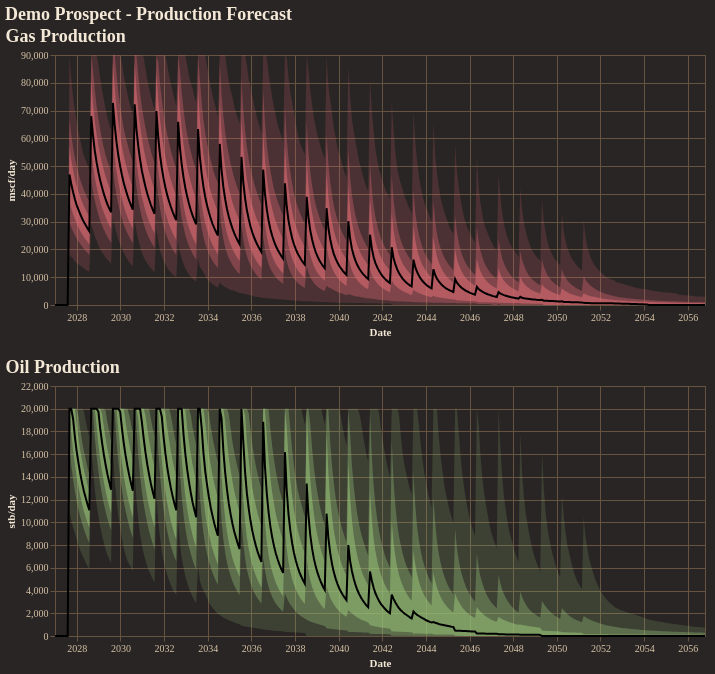

The notebook cell saved with this chart:
### Code cell
fig = reporter.plotter.combined_production_plot(
    figsize=(650, 250),
    backend=PLOTTING_BACKEND
)
fig.show()

### Figure 1 — Vega-Lite specification as saved in the notebook (floating-point values rounded to 4 significant figures; data arrays with more than 128 entries replaced by an {"elided": "..."} marker saying what was removed)
{"config": {"background": "#292524", "view": {"fill": "#292524", "stroke": "#665340"}, "title": {"color": "#f4e9d7", "font": "Merriweather", "fontSize": 18, "fontWeight": 600, "subtitleColor": "#d5c2a6", "anchor": "start"}, "axis": {"domainColor": "#665340", "gridColor": "#665340", "tickColor": "#665340", "labelColor": "#d5c2a6", "titleColor": "#f4e9d7", "labelFont": "Merriweather", "titleFont": "Merriweather"}, "legend": {"titleColor": "#f4e9d7", "labelColor": "#d5c2a6", "labelFont": "Merriweather", "titleFont": "Merriweather", "orient": "top-right", "symbolType": "circle"}, "header": {"labelColor": "#d5c2a6", "titleColor": "#f4e9d7", "labelFont": "Merriweather", "titleFont": "Merriweather"}, "mark": {"color": "#c78d3b"}, "line": {"color": "#c78d3b"}, "bar": {"color": "#c78d3b"}, "point": {"color": "#ddb06d"}, "area": {"color": "#c78d3b", "opacity": 0.35}, "text": {"color": "#f4e9d7", "font": "Merriweather"}, "range": {"category": ["#5DA5DA", "#F28E2B", "#59C36A", "#E15759", "#B07AA1", "#4ECDC4", "#FF9DA7", "#EDC948"]}}, "vconcat": [{"layer": [{"mark": {"type": "area", "color": "rgba(224, 108, 117, 1.0)", "opacity": 0.18}, "encoding": {"tooltip": [{"field": "date", "title": "Date", "type": "temporal"}, {"field": "p01", "format": ",.2f", "title": "P01", "type": "quantitative"}, {"field": "p10", "format": ",.2f", "title": "P10", "type": "quantitative"}, {"field": "p25", "format": ",.2f", "title": "P25", "type": "quantitative"}, {"field": "p50", "format": ",.2f", "title": "P50", "type": "quantitative"}, {"field": "p75", "format": ",.2f", "title": "P75", "type": "quantitative"}, {"field": "p90", "format": ",.2f", "title": "P90", "type": "quantitative"}, {"field": "p99", "format": ",.2f", "title": "P99", "type": "quantitative"}], "x": {"field": "date", "title": "Date", "type": "temporal"}, "y": {"field": "p01", "title": "mscf/day", "type": "quantitative"}, "y2": {"field": "p99"}}}, {"mark": {"type": "area", "color": "rgba(224, 108, 117, 1.0)", "opacity": 0.35}, "encoding": {"tooltip": [{"field": "date", "title": "Date", "type": "temporal"}, {"field": "p01", "format": ",.2f", "title": "P01", "type": "quantitative"}, {"field": "p10", "format": ",.2f", "title": "P10", "type": "quantitative"}, {"field": "p25", "format": ",.2f", "title": "P25", "type": "quantitative"}, {"field": "p50", "format": ",.2f", "title": "P50", "type": "quantitative"}, {"field": "p75", "format": ",.2f", "title": "P75", "type": "quantitative"}, {"field": "p90", "format": ",.2f", "title": "P90", "type": "quantitative"}, {"field": "p99", "format": ",.2f", "title": "P99", "type": "quantitative"}], "x": {"field": "date", "title": "Date", "type": "temporal"}, "y": {"field": "p10", "title": "mscf/day", "type": "quantitative"}, "y2": {"field": "p90"}}}, {"mark": {"type": "area", "color": "rgba(224, 108, 117, 1.0)", "opacity": 0.55}, "encoding": {"tooltip": [{"field": "date", "title": "Date", "type": "temporal"}, {"field": "p01", "format": ",.2f", "title": "P01", "type": "quantitative"}, {"field": "p10", "format": ",.2f", "title": "P10", "type": "quantitative"}, {"field": "p25", "format": ",.2f", "title": "P25", "type": "quantitative"}, {"field": "p50", "format": ",.2f", "title": "P50", "type": "quantitative"}, {"field": "p75", "format": ",.2f", "title": "P75", "type": "quantitative"}, {"field": "p90", "format": ",.2f", "title": "P90", "type": "quantitative"}, {"field": "p99", "format": ",.2f", "title": "P99", "type": "quantitative"}], "x": {"field": "date", "title": "Date", "type": "temporal"}, "y": {"field": "p25", "title": "mscf/day", "type": "quantitative"}, "y2": {"field": "p75"}}}, {"mark": {"type": "line", "color": "black", "strokeWidth": 2}, "encoding": {"tooltip": [{"field": "date", "title": "Date", "type": "temporal"}, {"field": "p01", "format": ",.2f", "title": "P01", "type": "quantitative"}, {"field": "p10", "format": ",.2f", "title": "P10", "type": "quantitative"}, {"field": "p25", "format": ",.2f", "title": "P25", "type": "quantitative"}, {"field": "p50", "format": ",.2f", "title": "P50", "type": "quantitative"}, {"field": "p75", "format": ",.2f", "title": "P75", "type": "quantitative"}, {"field": "p90", "format": ",.2f", "title": "P90", "type": "quantitative"}, {"field": "p99", "format": ",.2f", "title": "P99", "type": "quantitative"}], "x": {"field": "date", "title": "Date", "type": "temporal"}, "y": {"field": "p50", "title": "mscf/day", "type": "quantitative"}}}], "data": {"name": "data-3bf7b893dab6f0586e97aba18a4b87fb"}, "height": 250, "title": "Gas Production", "width": 650}, {"layer": [{"mark": {"type": "area", "color": "rgba(152, 195, 121, 1.0)", "opacity": 0.18}, "encoding": {"tooltip": [{"field": "date", "title": "Date", "type": "temporal"}, {"field": "p01", "format": ",.2f", "title": "P01", "type": "quantitative"}, {"field": "p10", "format": ",.2f", "title": "P10", "type": "quantitative"}, {"field": "p25", "format": ",.2f", "title": "P25", "type": "quantitative"}, {"field": "p50", "format": ",.2f", "title": "P50", "type": "quantitative"}, {"field": "p75", "format": ",.2f", "title": "P75", "type": "quantitative"}, {"field": "p90", "format": ",.2f", "title": "P90", "type": "quantitative"}, {"field": "p99", "format": ",.2f", "title": "P99", "type": "quantitative"}], "x": {"field": "date", "title": "Date", "type": "temporal"}, "y": {"field": "p01", "title": "stb/day", "type": "quantitative"}, "y2": {"field": "p99"}}}, {"mark": {"type": "area", "color": "rgba(152, 195, 121, 1.0)", "opacity": 0.35}, "encoding": {"tooltip": [{"field": "date", "title": "Date", "type": "temporal"}, {"field": "p01", "format": ",.2f", "title": "P01", "type": "quantitative"}, {"field": "p10", "format": ",.2f", "title": "P10", "type": "quantitative"}, {"field": "p25", "format": ",.2f", "title": "P25", "type": "quantitative"}, {"field": "p50", "format": ",.2f", "title": "P50", "type": "quantitative"}, {"field": "p75", "format": ",.2f", "title": "P75", "type": "quantitative"}, {"field": "p90", "format": ",.2f", "title": "P90", "type": "quantitative"}, {"field": "p99", "format": ",.2f", "title": "P99", "type": "quantitative"}], "x": {"field": "date", "title": "Date", "type": "temporal"}, "y": {"field": "p10", "title": "stb/day", "type": "quantitative"}, "y2": {"field": "p90"}}}, {"mark": {"type": "area", "color": "rgba(152, 195, 121, 1.0)", "opacity": 0.55}, "encoding": {"tooltip": [{"field": "date", "title": "Date", "type": "temporal"}, {"field": "p01", "format": ",.2f", "title": "P01", "type": "quantitative"}, {"field": "p10", "format": ",.2f", "title": "P10", "type": "quantitative"}, {"field": "p25", "format": ",.2f", "title": "P25", "type": "quantitative"}, {"field": "p50", "format": ",.2f", "title": "P50", "type": "quantitative"}, {"field": "p75", "format": ",.2f", "title": "P75", "type": "quantitative"}, {"field": "p90", "format": ",.2f", "title": "P90", "type": "quantitative"}, {"field": "p99", "format": ",.2f", "title": "P99", "type": "quantitative"}], "x": {"field": "date", "title": "Date", "type": "temporal"}, "y": {"field": "p25", "title": "stb/day", "type": "quantitative"}, "y2": {"field": "p75"}}}, {"mark": {"type": "line", "color": "black", "strokeWidth": 2}, "encoding": {"tooltip": [{"field": "date", "title": "Date", "type": "temporal"}, {"field": "p01", "format": ",.2f", "title": "P01", "type": "quantitative"}, {"field": "p10", "format": ",.2f", "title": "P10", "type": "quantitative"}, {"field": "p25", "format": ",.2f", "title": "P25", "type": "quantitative"}, {"field": "p50", "format": ",.2f", "title": "P50", "type": "quantitative"}, {"field": "p75", "format": ",.2f", "title": "P75", "type": "quantitative"}, {"field": "p90", "format": ",.2f", "title": "P90", "type": "quantitative"}, {"field": "p99", "format": ",.2f", "title": "P99", "type": "quantitative"}], "x": {"field": "date", "title": "Date", "type": "temporal"}, "y": {"field": "p50", "title": "stb/day", "type": "quantitative"}}}], "data": {"name": "data-74e6db004df927357fa161d2604d21c4"}, "height": 250, "title": "Oil Production", "width": 650}], "title": "Demo Prospect - Production Forecast", "$schema": "https://vega.github.io/schema/vega-lite/v5.20.1.json", "datasets": {"data-3bf7b893dab6f0586e97aba18a4b87fb": {"elided": "360 records"}, "data-74e6db004df927357fa161d2604d21c4": {"elided": "360 records"}}}
